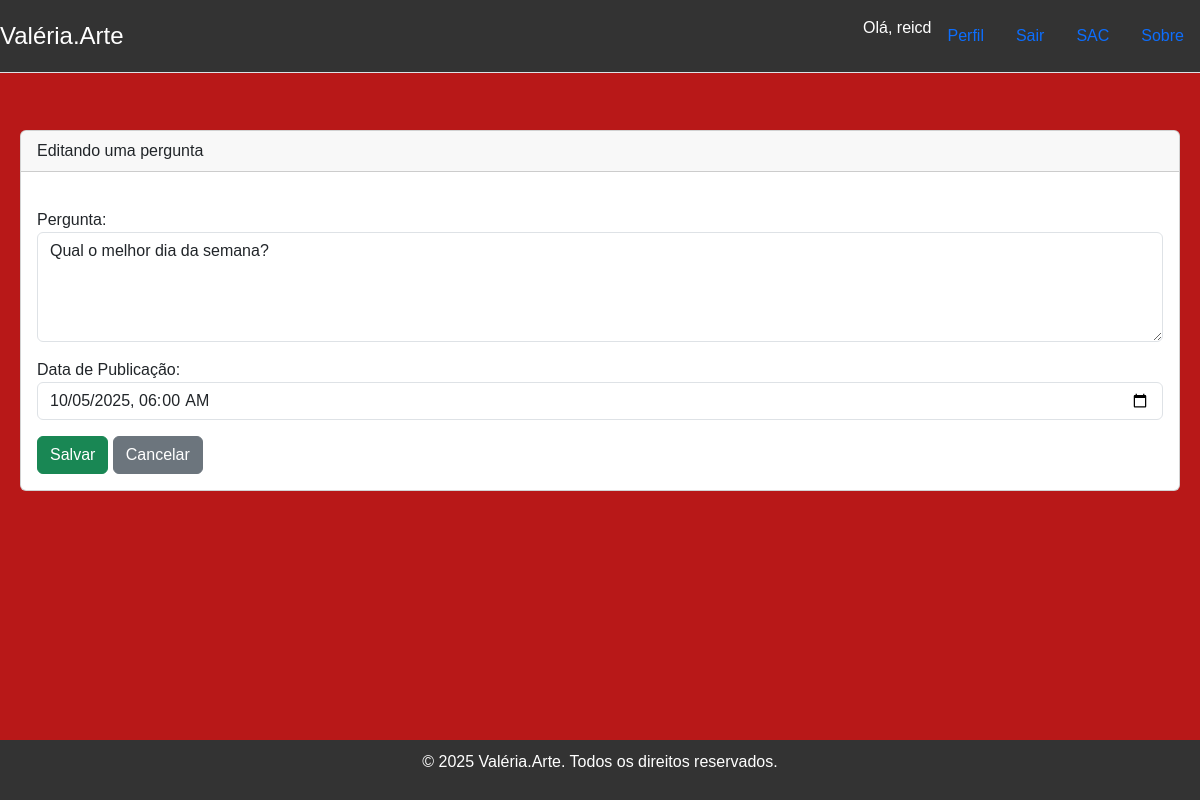
/pergunta/2/edit (signed in), run on the app's committed database.
### accounts/models.py (models this page shows)
class CustomUser(AbstractUser):
    data_nascimento = models.DateField("Data de Nascimento",
    null=True,
    blank=True)
    telefone = models.CharField("Telefone",max_length=15, null=True, blank=True)
    endereco = models.CharField("Endereço",max_length=255, null=True, blank=True)
    cidade = models.CharField("Cidade",max_length=100, null=True, blank=True)
    estado = models.CharField("Estado",max_length=100, null=True, blank=True)
    pais = models.CharField("País",max_length=100, null=True, blank=True)
    cep = models.CharField("CEP",max_length=8, null=True, blank=True)
    cpf = models.CharField("CPF",max_length=11, null=True, blank=True)
    imagem = models.FileField(
        "Imagem de Perfil", upload_to='imagens/user',
        default=None,
        null=True,
        blank=True
        )

### sac/models.py (models this page shows)
class Question(models.Model):
    question_text = models.CharField(max_length=200, verbose_name="Pergunta")
    pub_date = models.DateTimeField("Data de publicação")
    class Meta:
        verbose_name = "Pergunta"
        verbose_name_plural = "Perguntas"

### sac/views.py (the view, shortened to what this page needs)
# urls.py: path('pergunta/<int:pk>/edit', QuestionUpdateView.as_view(), name="sac_edit"),
class QuestionUpdateView(LoginRequiredMixin, UpdateView):
    model = Question
    template_name = 'sac/question_form.html'
    form_class = QuestionForm
    success_url = reverse_lazy('about')
    sucess_message ='Pergunta atualizada com sucesso.'
    def get_context_data(self, **kwargs):
        context = super(QuestionUpdateView, self).get_context_data(**kwargs)
        context['form_title'] = 'Editando uma pergunta'
        return context

### sac/forms.py
class QuestionForm(forms.ModelForm):
    class Meta:
        model = Question
        fields = ('question_text', 'pub_date')
        widgets = {
            'question_text': forms.Textarea(attrs={'class': 'form-control', 'rows': 4}),
            'pub_date': forms.DateTimeInput(
                attrs={
                    'class': 'form-control',
                    'type': 'datetime-local'
                },
                format='%Y-%m-%dT%H:%M'
            ),
        }
        labels = {
            'question_text': 'Pergunta',
            'pub_date': 'Data de Publicação',
        }
    def __init__(self, *args, **kwargs):
        super().__init__(*args, **kwargs)
        if self.instance.pk and self.instance.pub_date:
            self.initial['pub_date'] = self.instance.pub_date.strftime('%Y-%m-%dT%H:%M')

### templates/sac/question_form.html (shortened to what this page needs)
{% extends '_layout2.html' %}
 {% block content %}
    <div class="card">
        <div class="card-header">
            <h5="card-title">{{ form_title }}</h5>
        </div>
        <div class="card-body">
                <form method="post" enctype="multipart/form-data">
                    {{ form.as_p }}
                    <button type="submit" class="btn btn-success">Salvar</button>
                    <a href="{% url 'about' %}" class="btn btn-secondary">Cancelar</a>
                </form>
        </div>
    </div>
 {% endblock %}

### templates/_layout2.html (shortened to what this page needs)
{% extends '_base.html' %}
{% load static %}
{% block css %}
    <link rel="stylesheet" href="https://cdn.jsdelivr.net/npm/bootstrap@5.3.8/dist/css/bootstrap.min.css">
    <link rel="stylesheet" href="{% static 'css/styles.css' %}">
{% endblock css %}
{% block header %}
<div class="container">
    <header class="d-flex flex-wrap justify-content-center py-3 mb-4 border-bottom">
        <a href="{% url 'index' %}" class="d-flex align-items-center mb-3 mb-md-0 me-md-auto link-body-emphasis text-decoration-none">
    <span class="fs-4">Valéria.Arte</span></a>
    <ul class="nav nav-pills">
            {% if user.is_authenticated %}
                <li class="nav-item">Olá, {{ user.username }}</li>
                <li class="nav-item">
                    <a href="{% url 'account_edit' pk=user.id %}" class="nav-link">Perfil</a>
                </li>
                <li class="nav-item">
                    <form action="{% url 'logout' %}" method="post" class="d-flex">
                        <button class="btn btn-link nav-link" type="submit">Sair</button>
                    </form>
                </li>
            {% endif %}
        <li class="nav-item">
            <a href="{% url 'about' %}" class="nav-link">SAC</a>
        </li>
        <li class="nav-item">
            <a href="{% url 'index' %}" class="nav-link">Sobre</a>
        </li>
    </ul>
    </header>
</div>
{% endblock header %}
{% block main %}
    <div class="container">
    {% block content %}
    {% endblock content %}
    </div>
{% endblock main %}
{% block footer %}
<div class="container">
    <footer>
        <p>&copy; {% now "Y" %} Valéria.Arte. Todos os direitos reservados.</p>
    </footer>
</div>
{% endblock footer %}

### static/css/styles.css (style rules this page uses)
* { box-sizing: border-box; margin: 0; padding: 0; }
body { font-family: Arial, sans-serif; background-color: #b81818; color: #ffffff; }
header { background-color: #333333; color: #ffffff; padding: 10px 0; text-align: center; position: fixed; width: 100%; top: 0; left: 0; z-index: 1000; }
.container { max-width: 1200px; margin: 0 auto; padding: 20px; margin-top: 20px; }
.fs-4 { font-size: 1.5rem; color: #ffffff; }
div.card { display: flex; flex-wrap: wrap; justify-content: center; gap: 20px; margin-top: 30px; }
footer { background-color: #333333; color: #ffffff; text-align: center; padding: 10px 0; position: fixed; width: 100%; bottom: 0; right:0; z-index: 1000; }

### data on the page
CustomUser: username "reicd"
Question: question_text "Qual o melhor dia da semana?", pub_date "10/05/2025 06:00"
